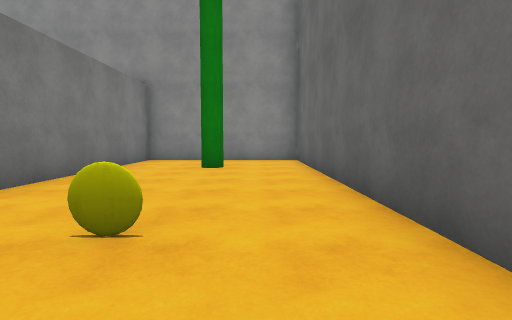
[1] (above)

24 first-person views from a walk through a scene from a Unity 3-D project. The camera is 1.3 m above the floor, tilts 4° down and sees 80° across. The floor is counted in squares, 2 m on a side. Each view is taken from the middle of a square. On the plan, view 1 faces up. The plan holds only what a view shows up to about 10 squares ahead; the rest is blank. The place goes on beyond the plan. The player is left out. Surface patterns are stand-ins for the level's own textures.

[2]
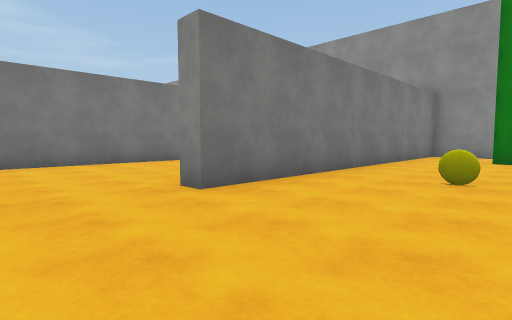

[3]
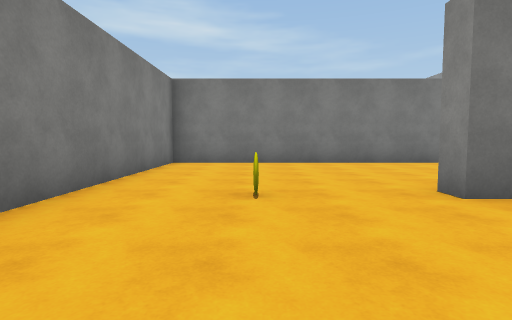

[4]
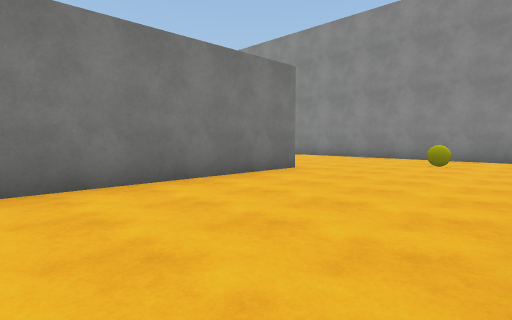

[5]
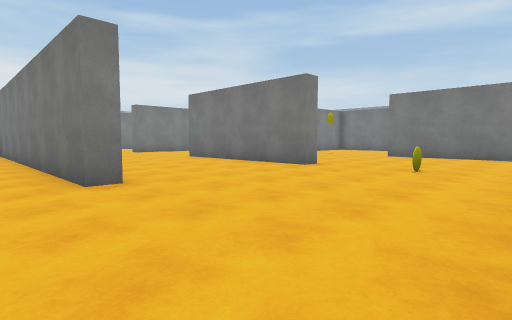

[6]
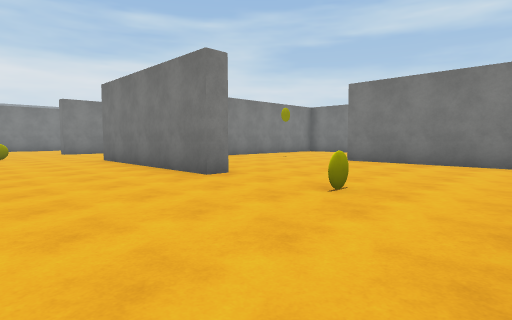

[7]
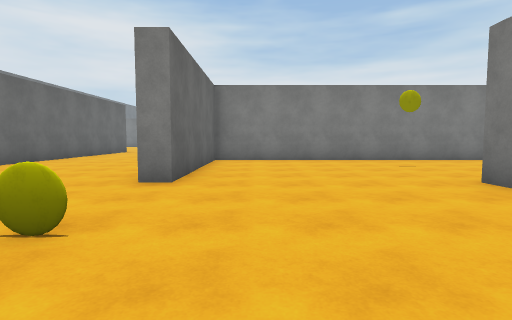

[8]
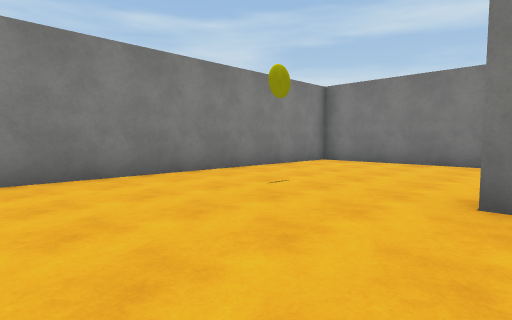

[9]
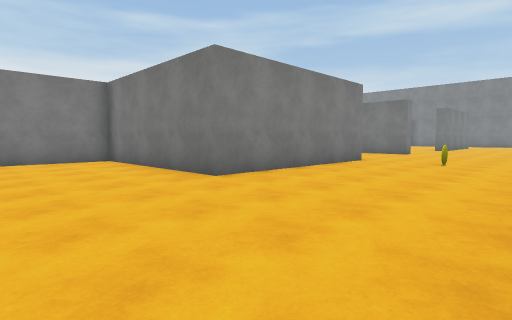

[10]
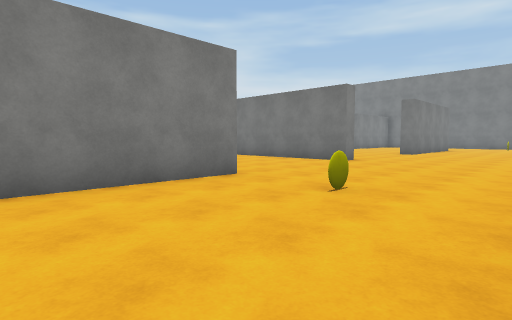

[11]
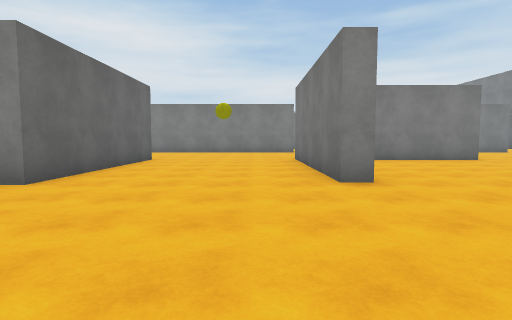

[12]
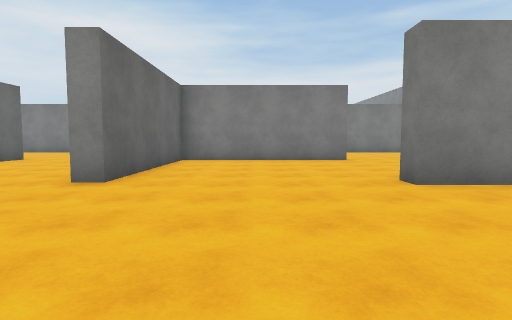

[13]
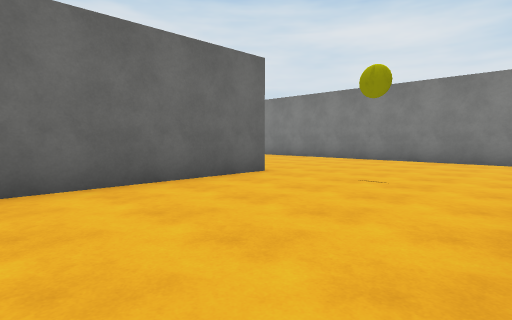

[14]
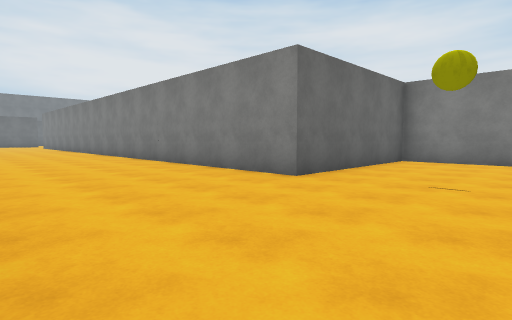

[15]
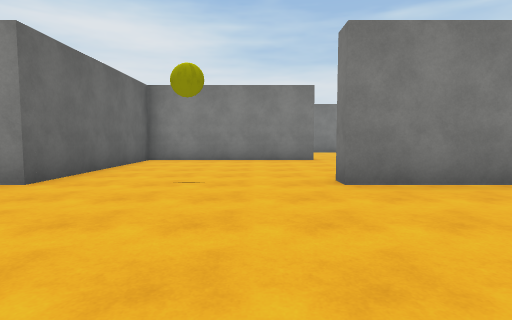

[16]
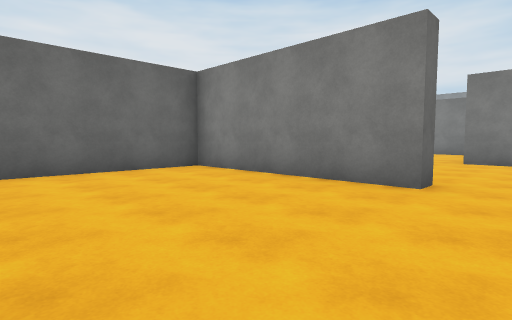

[17]
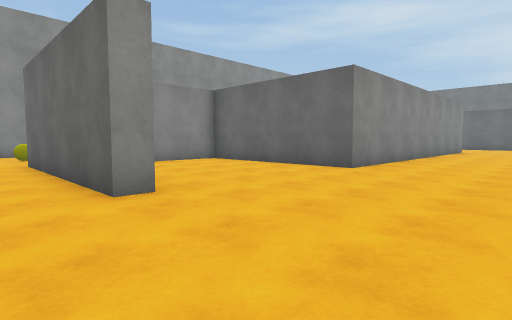

[18]
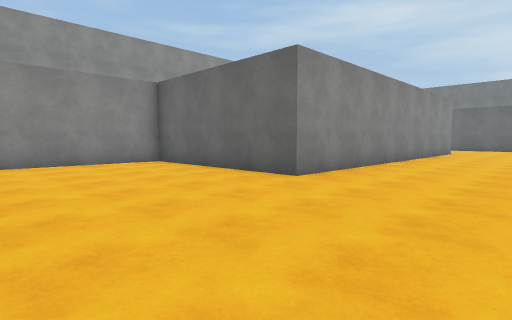

[19]
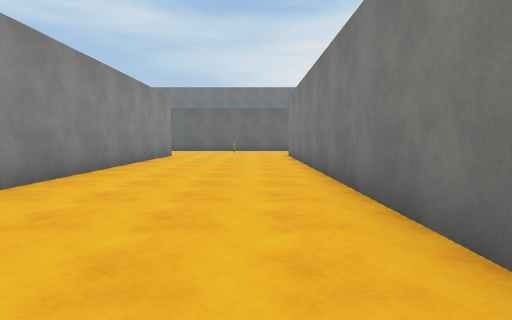

[20]
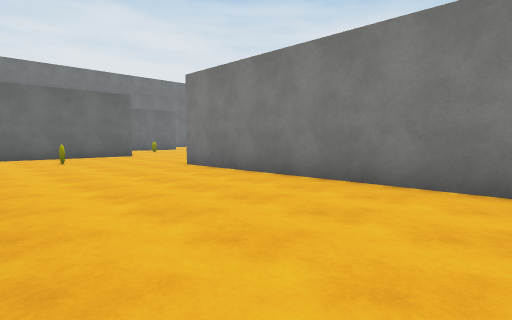

[21]
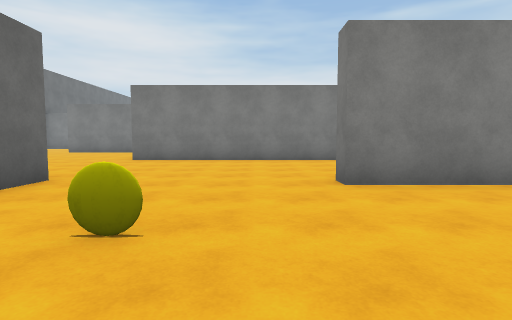

[22]
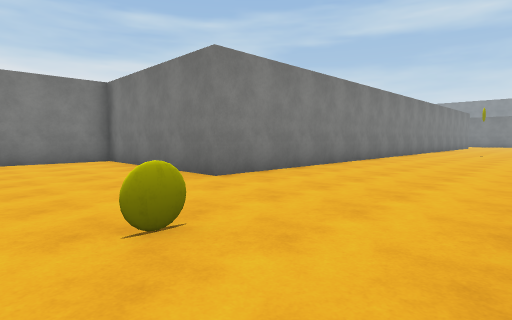

[23]
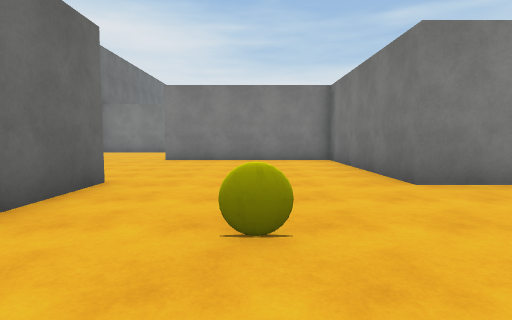

[24]
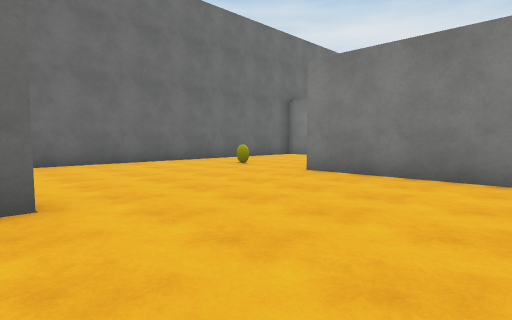

### Floor plan
Points are (right, up) in squares from view 1. A wall is a line through its corners. A room is listed if a view was taken in it or the views show most of it. See-through windows are left out.
Room 1 (views 1, 2, 3, 4, 5, 6, 7, 8, 9, 10, 11, 12, 13, 14, 15, 16, 17, 18, 19, 20, 21, 22, 23, 24)
walls: (-15, -0.8) (-23.7, -0.8) (-23.7, 4.2) (-27.4, 4.2); (-23.6, -5.3) (-13.3, -5.3) (-13.3, -5.8); (-15, -10.3) (-8.2, -10.3) (-8.2, -15.3) (-3.2, -15.3); (-28.1, -0.5) (-28.8, -0.5) (-28.8, 4.8) (-23.3, 4.8) (-23.3, -0.2) (-13.8, -0.2) (-13.8, 4.5) (-13.3, 4.5) (-13.3, -0.8); (-18.4, 8.4) (-18.4, 4.5); (-8.8, -5.8) (-8.8, 1.6); (-8.9, 4.5) (-8.2, 4.5) (-8.2, -5.3) (-2.6, -5.3); (-3.8, -10.6) (-3.8, -8.6); (-4.9, 9.3) (-8, 9.3); (-38.9, -0.2) (-33.8, -0.2) (-33.8, 4.5) (-33.3, 4.5) (-33.3, -0.8); (1.3, 1.4) (1.3, 9.3) (-3.2, 9.3) (-3.2, -0.8) (-3.8, -0.8); (-38.8, -10.8) (-38.8, -10.3) (-33.8, -10.3) (-33.8, -5.3) (-27, -5.3); (-39.6, 4.8) (-38.3, 4.8) (-38.3, 4.2); (-40.5, -5.3) (-38.3, -5.3) (-38.3, -5.8); (1.3, -15.5) (1.3, -11.2)
ways out: opening at (-39.5, -10)

Where each view was taken, in squares from view 1:
view 1: 0 up, 0 right, facing up
view 2: 3 down, 0 right, facing up-left
view 3: 3 down, 0 right, facing left
view 4: 1 down, 4 left, facing up-left
view 5: 9 up, 7 left, facing down-left
view 6: 9 up, 10 left, facing down-left
view 7: 9 up, 15 left, facing down
view 8: 5 up, 15 left, facing down-left
view 9: 9 up, 20 left, facing down-left
view 10: 9 up, 25 left, facing down-left
view 11: 9 up, 32 left, facing down
view 12: 9 up, 36 left, facing down
view 13: 4 up, 33 left, facing down-right
view 14: 1 down, 37 left, facing down-right
view 15: 1 down, 37 left, facing down
view 16: 6 down, 40 left, facing down-right
view 17: 4 down, 30 left, facing up-right
view 18: 4 down, 28 left, facing up-right
view 19: 4 down, 25 left, facing right
view 20: 1 down, 20 left, facing down-right
view 21: 1 down, 12 left, facing down
view 22: 6 down, 5 left, facing down-left
view 23: 6 down, 6 left, facing down
view 24: 10 down, 7 left, facing down-right
